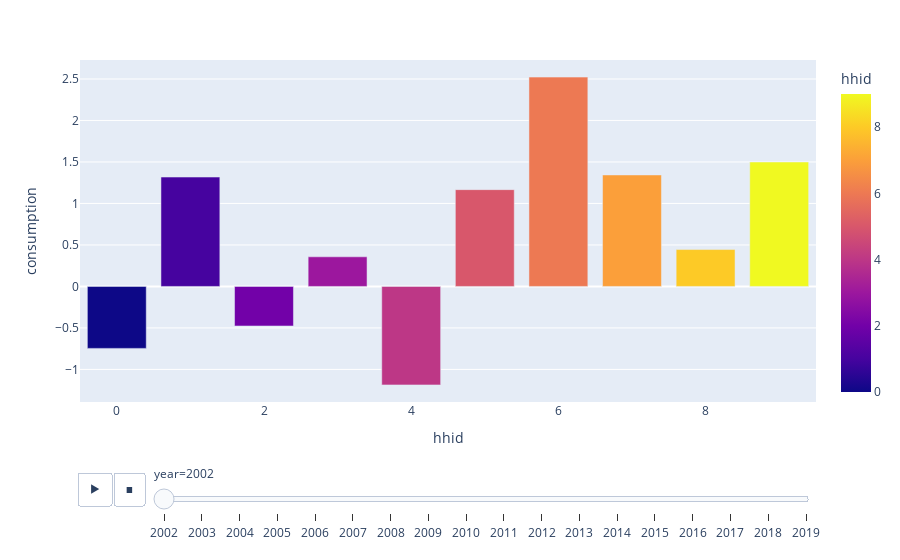

The code cell stored with this chart in its notebook:
### Code cell
px.bar(hh_panel, x="hhid", y="consumption", animation_frame="year", animation_group="hhid",
            hover_name="hhid", color='hhid', )

### Figure 1 — Plotly figure (JSON) as saved in the notebook; plotly's stock layout.template omitted (floating-point values rounded to 4 significant figures)
{"data": [{"alignmentgroup": "True", "hovertemplate": "<b>%{hovertext}</b><br><br>year=2002<br>hhid=%{marker.color}<br>consumption=%{y}<extra></extra>", "hovertext": [0, 1, 2, 3, 4, 5, 6, 7, 8, 9], "ids": [0, 1, 2, 3, 4, 5, 6, 7, 8, 9], "legendgroup": "", "marker": {"color": [0, 1, 2, 3, 4, 5, 6, 7, 8, 9], "coloraxis": "coloraxis", "pattern": {"shape": ""}}, "name": "", "offsetgroup": "", "orientation": "v", "showlegend": false, "textposition": "auto", "type": "bar", "x": [0, 1, 2, 3, 4, 5, 6, 7, 8, 9], "xaxis": "x", "y": [-0.7464, 1.318, -0.4767, 0.3571, -1.187, 1.166, 2.522, 1.343, 0.4444, 1.499], "yaxis": "y"}], "layout": {"barmode": "relative", "coloraxis": {"colorbar": {"title": {"text": "hhid"}}, "colorscale": [[0, "#0d0887"], [0.1111, "#46039f"], [0.2222, "#7201a8"], [0.3333, "#9c179e"], [0.4444, "#bd3786"], [0.5556, "#d8576b"], [0.6667, "#ed7953"], [0.7778, "#fb9f3a"], [0.8889, "#fdca26"], [1, "#f0f921"]]}, "legend": {"tracegroupgap": 0}, "margin": {"t": 60}, "sliders": [{"active": 0, "currentvalue": {"prefix": "year="}, "len": 0.9, "pad": {"b": 10, "t": 60}, "steps": [{"args": [["2002"], {"frame": {"duration": 0, "redraw": true}, "fromcurrent": true, "mode": "immediate", "transition": {"duration": 0, "easing": "linear"}}], "label": "2002", "method": "animate"}, {"args": [["2003"], {"frame": {"duration": 0, "redraw": true}, "fromcurrent": true, "mode": "immediate", "transition": {"duration": 0, "easing": "linear"}}], "label": "2003", "method": "animate"}, {"args": [["2004"], {"frame": {"duration": 0, "redraw": true}, "fromcurrent": true, "mode": "immediate", "transition": {"duration": 0, "easing": "linear"}}], "label": "2004", "method": "animate"}, {"args": [["2005"], {"frame": {"duration": 0, "redraw": true}, "fromcurrent": true, "mode": "immediate", "transition": {"duration": 0, "easing": "linear"}}], "label": "2005", "method": "animate"}, {"args": [["2006"], {"frame": {"duration": 0, "redraw": true}, "fromcurrent": true, "mode": "immediate", "transition": {"duration": 0, "easing": "linear"}}], "label": "2006", "method": "animate"}, {"args": [["2007"], {"frame": {"duration": 0, "redraw": true}, "fromcurrent": true, "mode": "immediate", "transition": {"duration": 0, "easing": "linear"}}], "label": "2007", "method": "animate"}, {"args": [["2008"], {"frame": {"duration": 0, "redraw": true}, "fromcurrent": true, "mode": "immediate", "transition": {"duration": 0, "easing": "linear"}}], "label": "2008", "method": "animate"}, {"args": [["2009"], {"frame": {"duration": 0, "redraw": true}, "fromcurrent": true, "mode": "immediate", "transition": {"duration": 0, "easing": "linear"}}], "label": "2009", "method": "animate"}, {"args": [["2010"], {"frame": {"duration": 0, "redraw": true}, "fromcurrent": true, "mode": "immediate", "transition": {"duration": 0, "easing": "linear"}}], "label": "2010", "method": "animate"}, {"args": [["2011"], {"frame": {"duration": 0, "redraw": true}, "fromcurrent": true, "mode": "immediate", "transition": {"duration": 0, "easing": "linear"}}], "label": "2011", "method": "animate"}, {"args": [["2012"], {"frame": {"duration": 0, "redraw": true}, "fromcurrent": true, "mode": "immediate", "transition": {"duration": 0, "easing": "linear"}}], "label": "2012", "method": "animate"}, {"args": [["2013"], {"frame": {"duration": 0, "redraw": true}, "fromcurrent": true, "mode": "immediate", "transition": {"duration": 0, "easing": "linear"}}], "label": "2013", "method": "animate"}, {"args": [["2014"], {"frame": {"duration": 0, "redraw": true}, "fromcurrent": true, "mode": "immediate", "transition": {"duration": 0, "easing": "linear"}}], "label": "2014", "method": "animate"}, {"args": [["2015"], {"frame": {"duration": 0, "redraw": true}, "fromcurrent": true, "mode": "immediate", "transition": {"duration": 0, "easing": "linear"}}], "label": "2015", "method": "animate"}, {"args": [["2016"], {"frame": {"duration": 0, "redraw": true}, "fromcurrent": true, "mode": "immediate", "transition": {"duration": 0, "easing": "linear"}}], "label": "2016", "method": "animate"}, {"args": [["2017"], {"frame": {"duration": 0, "redraw": true}, "fromcurrent": true, "mode": "immediate", "transition": {"duration": 0, "easing": "linear"}}], "label": "2017", "method": "animate"}, {"args": [["2018"], {"frame": {"duration": 0, "redraw": true}, "fromcurrent": true, "mode": "immediate", "transition": {"duration": 0, "easing": "linear"}}], "label": "2018", "method": "animate"}, {"args": [["2019"], {"frame": {"duration": 0, "redraw": true}, "fromcurrent": true, "mode": "immediate", "transition": {"duration": 0, "easing": "linear"}}], "label": "2019", "method": "animate"}], "x": 0.1, "xanchor": "left", "y": 0, "yanchor": "top"}], "updatemenus": [{"buttons": [{"args": [null, {"frame": {"duration": 500, "redraw": true}, "fromcurrent": true, "mode": "immediate", "transition": {"duration": 500, "easing": "linear"}}], "label": "&#9654;", "method": "animate"}, {"args": [[null], {"frame": {"duration": 0, "redraw": true}, "fromcurrent": true, "mode": "immediate", "transition": {"duration": 0, "easing": "linear"}}], "label": "&#9724;", "method": "animate"}], "direction": "left", "pad": {"r": 10, "t": 70}, "showactive": false, "type": "buttons", "x": 0.1, "xanchor": "right", "y": 0, "yanchor": "top"}], "xaxis": {"anchor": "y", "domain": [0, 1], "title": {"text": "hhid"}}, "yaxis": {"anchor": "x", "domain": [0, 1], "title": {"text": "consumption"}}}}
